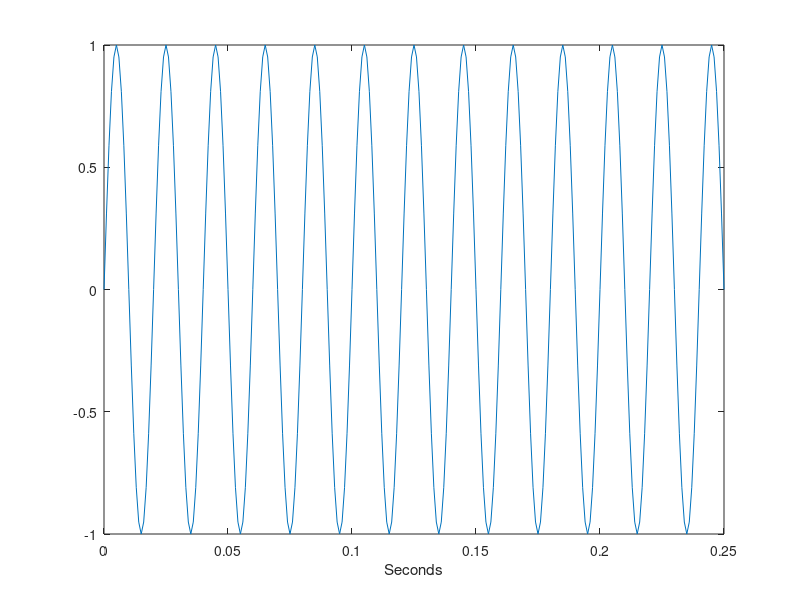
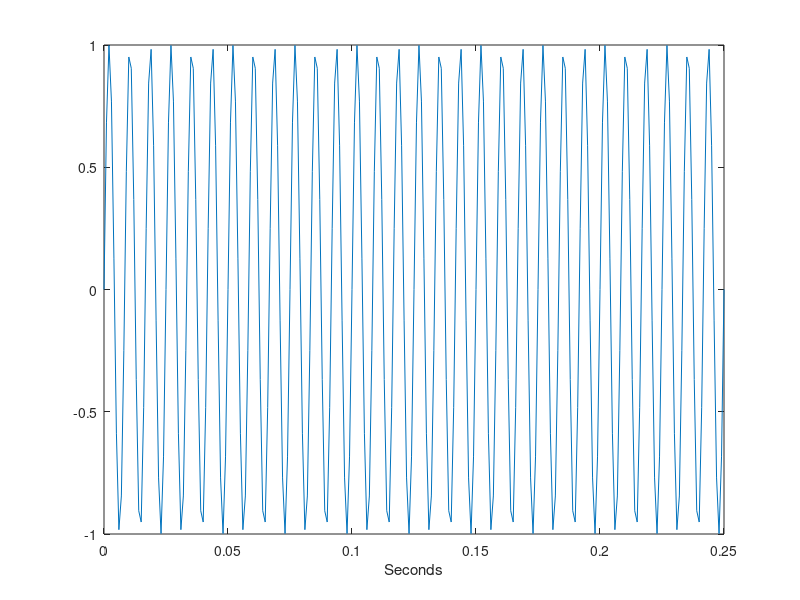
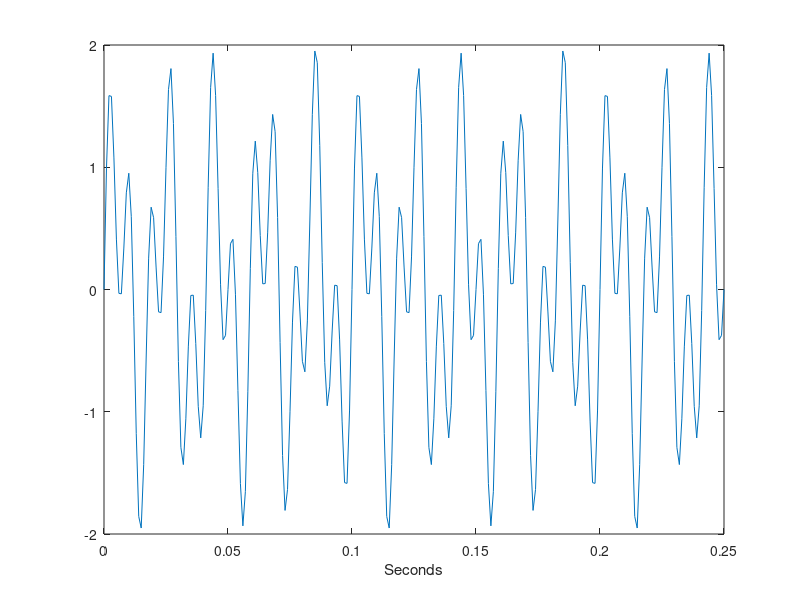
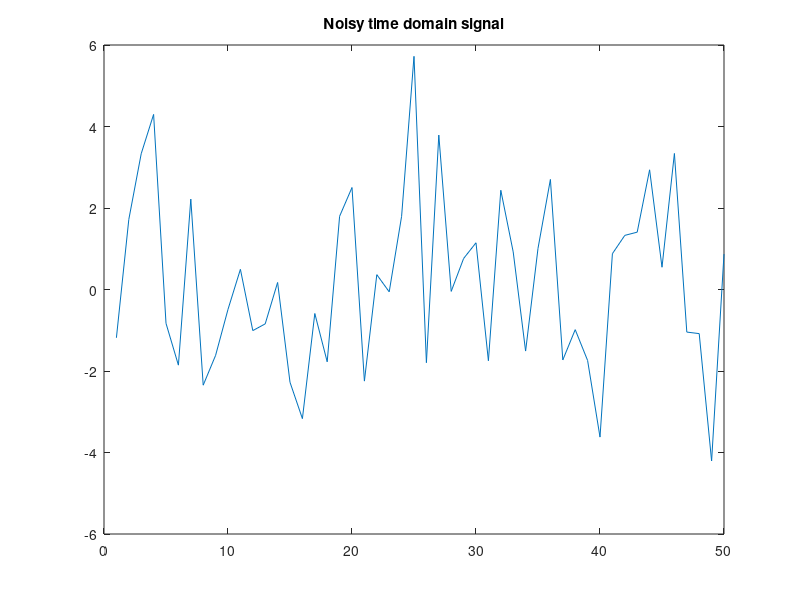

Source code (MATLAB) for these figures, in order: (Note: this script raises an error after producing the figures.)
%%
% Quick demonstration of Fourier decomposition in the context of speech sounds

%%
% Greenberg & Ainsworth (2004) pages 1-9: synopsis
% 
% In humans, the most important function of hearing is communication. How does the auditory system work? 
% Since the 1800?s, people have modeled the hearing system as a frequency analyzer. 
% Because each phone (or phoneme) can be decomposed using Fourier decomposition to a particular combination of sine waves, 
% and because each phone or phoneme is, in a sense, nothing more than that particular combination of sine waves, 
% all the auditory system really has to do is carry out a kind of Fourier analysis on the incoming speech sounds, one at a time, 
% and match these to a database of known sounds. This is known as *articulation theory*.
% But this is too simple a model of auditory processing. The auditory system is doing much more than this, 
% because in many situations (like a cocktail party), it would actually be less efficient to try to process the full spectrum
% of all the sounds heard. The system must be focussing on certain aspects of the speech signal. Other factors, 
% like an analysis of the modulation of intensity over time, are probably also very important tools for decoding speech sounds.
% 
% Different levels of speech analysis are very likely to correspond to different levels of the auditory stream, 
% from the cochlea to the entire brain. The auditory system is simultaneously doing many many things, 
% and most of the time we are not aware of any of it.  Humans' vocal apparatus is unlike any other animal's - apes, 
% our nearest relatives, cannot produce linguistic sounds. But, although our vocal tract has evolved dramatically, 
% our auditory systems are not that different than those of other mammals. This suggests that our ability to produce speech sounds, 
% and the speech sounds we make, have evolved to take advantage of the auditory capabilities that we already had (and share with
% many other mammals).
% 
% Ultimately, we would like to know how information is encoded in the speech signal, 
% and how the brain decodes that information. Furthermore, the authors point out that understanding the answers 
% to these questions may help us understand why human languages are the way they are.

%%
cd '/Users/ethan/Dropbox/Documents/Teaching/Courses/MA Workshops/Auditory Neuroscience and Speech Processing'
%%

clear all;
close all;

%%
% define a time window
t = 0:.001:.25;

%%
% make two sine waves
sine1 = sin(2*pi*50*t);
sine2 = sin(2*pi*120*t);
%%

figure; plot(t,sine1); xlabel('Seconds')
figure; plot(t,sine2); xlabel('Seconds')
%%

% Take a moment to figure out what the frequency of these sine waves is

% Hint: remember that frequency is measured in Hz.

%%
% play sine1
sound(sine1)
%%
% play sine2
sound(sine2)

%%

% build a complex sound by adding sine1 and sine2
complex_sound = sine1 + sine2;

%%

% Take a moment to think about what you might expect this wave to look like

%%

% plot complex_sound

figure; plot(t,complex_sound); xlabel('Seconds')

%%

% play complex_sound
sound(complex_sound)

%%

% add some random noise to complex_sound

noisy_sound = complex_sound + 2*randn(size(t));
figure; plot(noisy_sound(1:50))
title('Noisy time domain signal')

%%
sound(noisy_sound)

%%

Y = fft(noisy_sound,251);
Y2 = fft(complex_sound,251);

% for lots more about Fourier transforms, try here: 
% http://nautil.us/blog/the-math-trick-behind-mp3s-jpegs-and-homer-simpsons-face


%%

% Spectral density for complex_sound

% Compute the power spectral density, a measurement of the energy at various frequencies, using the complex conjugate (CONJ).
% Form a frequency axis for the first 127 points and use it to plot the result. (The remainder of the points are symmetric.)

Pyy = Y2.*conj(Y2)/251;
f = 1000/251*(0:127);
figure; plot(f,Pyy(1:128))
title('Power spectral density')
xlabel('Frequency (Hz)')

%%

% Spectral density for noisy_sound

% Compute the power spectral density, a measurement of the energy at various frequencies, using the complex conjugate (CONJ).
% Form a frequency axis for the first 127 points and use it to plot the result. (The remainder of the points are symmetric.)

Pyy = Y.*conj(Y)/251;
f = 1000/251*(0:127);
figure; plot(f,Pyy(1:128))
title('Power spectral density')
xlabel('Frequency (Hz)')

%%
% Zoom in to plot up to 200 Hz
figure; plot(f(1:50),Pyy(1:50))
title('Power spectral density')
xlabel('Frequency (Hz)')

%%
clear all
close all

%%

% Let's try with a *real* phoneme!

[Y_a, Fs_a] = audioread('vowel_a.wav');

%%

sound(Y_a, Fs_a);

%%

% Let's add another!

[Y_i, Fs_i] = audioread('vowel_i.wav');

%%

sound(Y_i, Fs_i);


%%
len = length(Y_a);
Y = fft(Y_a,len);

%%

% Spectral density for "a"

% Compute the power spectral density, a measurement of the energy at various frequencies, using the complex conjugate (CONJ).
% Form a frequency axis for the first 127 points and use it to plot the result. (The remainder of the points are symmetric.)

Pyy = Y_a.*conj(Y_a)/len;
f = 1000/len*(0:8000);
figure; plot(f,Pyy(1:8001)); 
title('Power spectral density')
xlabel('Frequency (Hz)')



%%
len_i = length(Y_i);
Y = fft(Y_i,len);

%%

% Spectral density for "i"

% Compute the power spectral density, a measurement of the energy at various frequencies, using the complex conjugate (CONJ).
% Form a frequency axis for the first 127 points and use it to plot the result. (The remainder of the points are symmetric.)

Pyy = Y_i.*conj(Y_i)/len_i;
f = 1000/len_i*(0:8000);
figure; plot(f,Pyy(1:8001));
title('Power spectral density')
xlabel('Frequency (Hz)')
